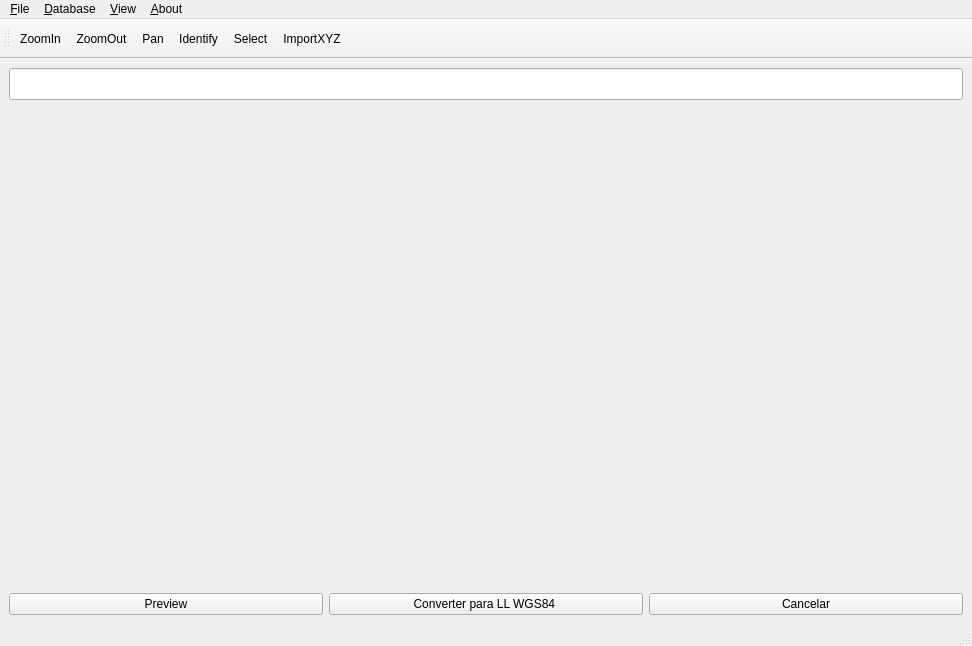
<?xml version="1.0" encoding="UTF-8"?>
<ui version="4.0">
 <class>Main_Window</class>
 <widget class="QMainWindow" name="Main_Window">
  <property name="geometry">
   <rect>
    <x>0</x>
    <y>0</y>
    <width>972</width>
    <height>646</height>
   </rect>
  </property>
  <property name="windowTitle">
   <string>MapX</string>
  </property>
  <widget class="QWidget" name="centralwidget">
   <layout class="QVBoxLayout" name="verticalLayout_2">
    <item>
     <layout class="QVBoxLayout" name="verticalLayout">
      <item>
       <widget class="QLineEdit" name="lineEdit_MapInfo">
        <property name="minimumSize">
         <size>
          <width>0</width>
          <height>32</height>
         </size>
        </property>
       </widget>
      </item>
      <item>
       <widget class="QSplitter" name="splitter">
        <property name="orientation">
         <enum>Qt::Horizontal</enum>
        </property>
        <widget class="QgsMapCanvas" name="widget" native="true">
         <property name="sizePolicy">
          <sizepolicy hsizetype="Expanding" vsizetype="Expanding">
           <horstretch>0</horstretch>
           <verstretch>0</verstretch>
          </sizepolicy>
         </property>
         <property name="minimumSize">
          <size>
           <width>500</width>
           <height>200</height>
          </size>
         </property>
         <property name="maximumSize">
          <size>
           <width>100000</width>
           <height>100000</height>
          </size>
         </property>
         <property name="baseSize">
          <size>
           <width>0</width>
           <height>0</height>
          </size>
         </property>
         <property name="styleSheet">
          <string notr="true">border-color: qlineargradient(spread:pad, x1:0, y1:0, x2:1, y2:0, stop:0 rgba(0, 0, 0, 255), stop:1 rgba(255, 255, 255, 255));</string>
         </property>
         <widget class="QWidget" name="widget_2" native="true">
          <property name="geometry">
           <rect>
            <x>20</x>
            <y>10</y>
            <width>211</width>
            <height>221</height>
           </rect>
          </property>
         </widget>
        </widget>
       </widget>
      </item>
      <item>
       <layout class="QHBoxLayout" name="horizontalLayout">
        <item>
         <widget class="QPushButton" name="pushButton_preview">
          <property name="text">
           <string>Preview</string>
          </property>
         </widget>
        </item>
        <item>
         <widget class="QPushButton" name="pushButton_converte">
          <property name="text">
           <string>Converter para LL WGS84 </string>
          </property>
         </widget>
        </item>
        <item>
         <widget class="QPushButton" name="pushButton_cancel">
          <property name="enabled">
           <bool>true</bool>
          </property>
          <property name="text">
           <string>Cancelar</string>
          </property>
         </widget>
        </item>
       </layout>
      </item>
     </layout>
    </item>
   </layout>
  </widget>
  <widget class="QMenuBar" name="menubar">
   <property name="geometry">
    <rect>
     <x>0</x>
     <y>0</y>
     <width>972</width>
     <height>26</height>
    </rect>
   </property>
   <widget class="QMenu" name="menuFile">
    <property name="title">
     <string>&amp;File</string>
    </property>
    <addaction name="actionImportXYZ"/>
    <addaction name="actionConfig"/>
    <addaction name="actionExit"/>
   </widget>
   <widget class="QMenu" name="menuView">
    <property name="title">
     <string>&amp;View</string>
    </property>
    <addaction name="action_GeoSearch"/>
    <addaction name="actionDataSearch"/>
   </widget>
   <widget class="QMenu" name="menuAbout">
    <property name="title">
     <string>&amp;About</string>
    </property>
   </widget>
   <widget class="QMenu" name="menuDatabase">
    <property name="title">
     <string>&amp;Database</string>
    </property>
    <addaction name="actionConnect"/>
    <addaction name="actionNew"/>
    <addaction name="actionEdit"/>
   </widget>
   <addaction name="menuFile"/>
   <addaction name="menuDatabase"/>
   <addaction name="menuView"/>
   <addaction name="menuAbout"/>
  </widget>
  <widget class="QStatusBar" name="statusbar"/>
  <widget class="QToolBar" name="toolBar">
   <property name="minimumSize">
    <size>
     <width>0</width>
     <height>40</height>
    </size>
   </property>
   <property name="windowTitle">
    <string>toolBar</string>
   </property>
   <attribute name="toolBarArea">
    <enum>TopToolBarArea</enum>
   </attribute>
   <attribute name="toolBarBreak">
    <bool>false</bool>
   </attribute>
   <addaction name="actionZoomIn"/>
   <addaction name="actionZoomOut"/>
   <addaction name="actionPan"/>
   <addaction name="actionIdentify"/>
   <addaction name="actionSelect"/>
   <addaction name="actionImportXYZ"/>
  </widget>
  <action name="actionImportXYZ">
   <property name="icon">
    <iconset resource="resources/resources.qrc">
     <normaloff>:/icons/mActionExplore.png</normaloff>:/icons/mActionExplore.png</iconset>
   </property>
   <property name="text">
    <string>&amp;ImportXYZ</string>
   </property>
  </action>
  <action name="actionExit">
   <property name="icon">
    <iconset resource="resources/resources.qrc">
     <normaloff>:/icons/mActionNew.png</normaloff>:/icons/mActionNew.png</iconset>
   </property>
   <property name="text">
    <string>E&amp;xit</string>
   </property>
  </action>
  <action name="actionImport">
   <property name="icon">
    <iconset resource="resources/resources.qrc">
     <normaloff>:/icons/mActionExplore.png</normaloff>:/icons/mActionExplore.png</iconset>
   </property>
   <property name="text">
    <string>Importar</string>
   </property>
   <property name="toolTip">
    <string>Importar ficheiro csv</string>
   </property>
  </action>
  <action name="actionPreview">
   <property name="icon">
    <iconset>
     <normaloff>:/icons/Map_icon.png</normaloff>:/icons/Map_icon.png</iconset>
   </property>
   <property name="text">
    <string>Preview</string>
   </property>
   <property name="toolTip">
    <string>Ver mapa dos dados</string>
   </property>
  </action>
  <action name="actionNew">
   <property name="icon">
    <iconset resource="resources/resources.qrc">
     <normaloff>:/icons/mActionExit.png</normaloff>:/icons/mActionExit.png</iconset>
   </property>
   <property name="text">
    <string>&amp;New</string>
   </property>
  </action>
  <action name="actionEdit">
   <property name="text">
    <string>&amp;Edit</string>
   </property>
  </action>
  <action name="actionConnect">
   <property name="icon">
    <iconset resource="resources/resources.qrc">
     <normaloff>:/icons/mActionZoomOut.png</normaloff>:/icons/mActionZoomOut.png</iconset>
   </property>
   <property name="text">
    <string>&amp;Connect</string>
   </property>
  </action>
  <action name="action_GeoSearch">
   <property name="icon">
    <iconset>
     <normaloff>:/icons/witch.png</normaloff>:/icons/witch.png</iconset>
   </property>
   <property name="text">
    <string>GeoSearch</string>
   </property>
  </action>
  <action name="actionDataSearch">
   <property name="icon">
    <iconset>
     <normaloff>:/icons/abob.png</normaloff>:/icons/abob.png</iconset>
   </property>
   <property name="text">
    <string>&amp;DataSearch</string>
   </property>
  </action>
  <action name="actionPan">
   <property name="checkable">
    <bool>true</bool>
   </property>
   <property name="icon">
    <iconset resource="resources/resources.qrc">
     <normaloff>:/icons/mActionPan.png</normaloff>:/icons/mActionPan.png</iconset>
   </property>
   <property name="text">
    <string>Pan</string>
   </property>
  </action>
  <action name="actionZoomIn">
   <property name="icon">
    <iconset resource="resources/resources.qrc">
     <normaloff>:/icons/mActionZoomIn.png</normaloff>:/icons/mActionZoomIn.png</iconset>
   </property>
   <property name="text">
    <string>ZoomIn</string>
   </property>
  </action>
  <action name="actionZoomOut">
   <property name="icon">
    <iconset resource="resources/resources.qrc">
     <normaloff>:/icons/mActionZoomOut.png</normaloff>:/icons/mActionZoomOut.png</iconset>
   </property>
   <property name="text">
    <string>ZoomOut</string>
   </property>
  </action>
  <action name="actionIdentify">
   <property name="checkable">
    <bool>true</bool>
   </property>
   <property name="icon">
    <iconset resource="resources/resources.qrc">
     <normaloff>:/icons/mActionIdentify.png</normaloff>:/icons/mActionIdentify.png</iconset>
   </property>
   <property name="text">
    <string>Identify</string>
   </property>
  </action>
  <action name="actionConfig">
   <property name="icon">
    <iconset resource="resources/resources.qrc">
     <normaloff>:/icons/selec_1.png</normaloff>:/icons/selec_1.png</iconset>
   </property>
   <property name="text">
    <string>&amp;Config</string>
   </property>
  </action>
  <action name="actionSelect">
   <property name="checkable">
    <bool>true</bool>
   </property>
   <property name="icon">
    <iconset resource="resources/resources.qrc">
     <normaloff>:/icons/polig_5.png</normaloff>:/icons/polig_5.png</iconset>
   </property>
   <property name="text">
    <string>&amp;Select</string>
   </property>
   <property name="toolTip">
    <string>Definir área rectg.</string>
   </property>
  </action>
 </widget>
 <customwidgets>
  <customwidget>
   <class>QgsMapCanvas</class>
   <extends>QWidget</extends>
   <header>qgis.gui</header>
   <container>1</container>
  </customwidget>
 </customwidgets>
 <resources>
  <include location="resources/resources.qrc"/>
 </resources>
 <connections>
  <connection>
   <sender>actionExit</sender>
   <signal>triggered()</signal>
   <receiver>Main_Window</receiver>
   <slot>close()</slot>
   <hints>
    <hint type="sourcelabel">
     <x>-1</x>
     <y>-1</y>
    </hint>
    <hint type="destinationlabel">
     <x>242</x>
     <y>341</y>
    </hint>
   </hints>
  </connection>
  <connection>
   <sender>pushButton_cancel</sender>
   <signal>clicked()</signal>
   <receiver>Main_Window</receiver>
   <slot>close()</slot>
   <hints>
    <hint type="sourcelabel">
     <x>420</x>
     <y>638</y>
    </hint>
    <hint type="destinationlabel">
     <x>475</x>
     <y>-10</y>
    </hint>
   </hints>
  </connection>
 </connections>
</ui>
